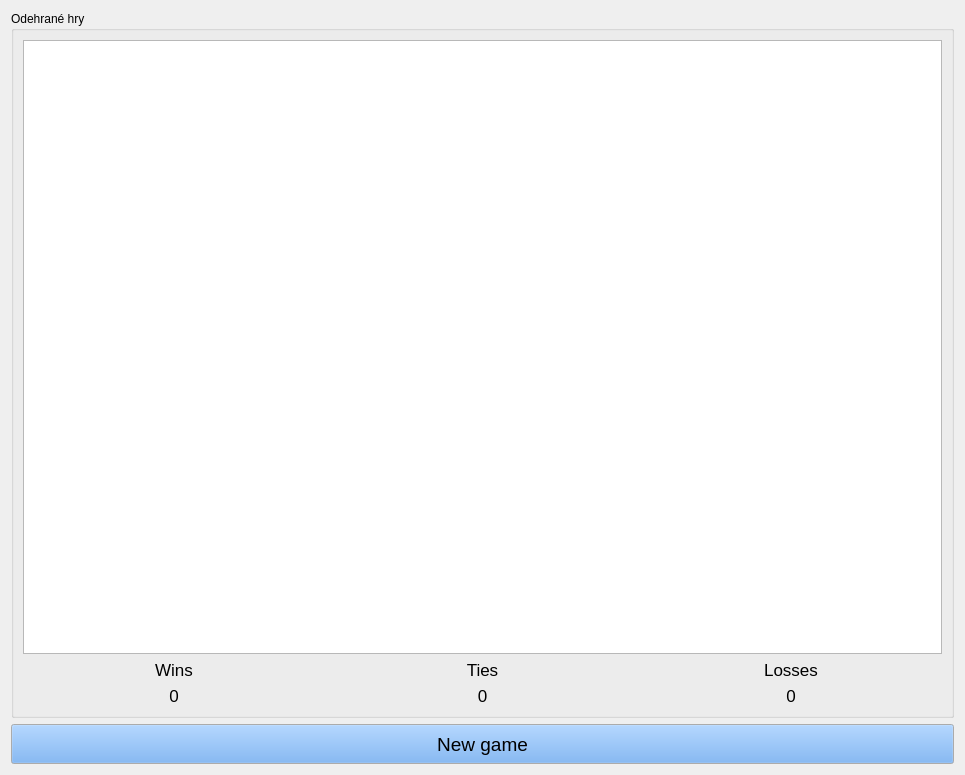
<?xml version="1.0" encoding="UTF-8"?>
<ui version="4.0">
 <class>OverviewView</class>
 <widget class="QWidget" name="OverviewView">
  <property name="geometry">
   <rect>
    <x>0</x>
    <y>0</y>
    <width>965</width>
    <height>775</height>
   </rect>
  </property>
  <property name="windowTitle">
   <string>Form</string>
  </property>
  <layout class="QVBoxLayout" name="verticalLayout_2">
   <item>
    <widget class="QGroupBox" name="groupBox">
     <property name="title">
      <string>Odehrané hry</string>
     </property>
     <layout class="QVBoxLayout" name="verticalLayout">
      <item>
       <widget class="QTableView" name="tableView">
        <property name="enabled">
         <bool>true</bool>
        </property>
       </widget>
      </item>
      <item>
       <layout class="QGridLayout" name="gridLayout">
        <item row="0" column="2">
         <widget class="QLabel" name="label">
          <property name="font">
           <font>
            <pointsize>13</pointsize>
            <bold>false</bold>
           </font>
          </property>
          <property name="text">
           <string>Losses</string>
          </property>
          <property name="alignment">
           <set>Qt::AlignCenter</set>
          </property>
         </widget>
        </item>
        <item row="0" column="0">
         <widget class="QLabel" name="label_2">
          <property name="font">
           <font>
            <pointsize>13</pointsize>
            <bold>false</bold>
           </font>
          </property>
          <property name="text">
           <string>Wins</string>
          </property>
          <property name="alignment">
           <set>Qt::AlignCenter</set>
          </property>
         </widget>
        </item>
        <item row="0" column="1">
         <widget class="QLabel" name="label_3">
          <property name="font">
           <font>
            <pointsize>13</pointsize>
            <bold>false</bold>
           </font>
          </property>
          <property name="text">
           <string>Ties</string>
          </property>
          <property name="alignment">
           <set>Qt::AlignCenter</set>
          </property>
         </widget>
        </item>
        <item row="1" column="0">
         <widget class="QLabel" name="label_4">
          <property name="font">
           <font>
            <pointsize>13</pointsize>
            <bold>false</bold>
           </font>
          </property>
          <property name="text">
           <string>0</string>
          </property>
          <property name="alignment">
           <set>Qt::AlignCenter</set>
          </property>
         </widget>
        </item>
        <item row="1" column="1">
         <widget class="QLabel" name="label_5">
          <property name="font">
           <font>
            <pointsize>13</pointsize>
            <bold>false</bold>
           </font>
          </property>
          <property name="text">
           <string>0</string>
          </property>
          <property name="alignment">
           <set>Qt::AlignCenter</set>
          </property>
         </widget>
        </item>
        <item row="1" column="2">
         <widget class="QLabel" name="label_6">
          <property name="font">
           <font>
            <pointsize>13</pointsize>
            <bold>false</bold>
           </font>
          </property>
          <property name="text">
           <string>0</string>
          </property>
          <property name="alignment">
           <set>Qt::AlignCenter</set>
          </property>
         </widget>
        </item>
       </layout>
      </item>
     </layout>
    </widget>
   </item>
   <item>
    <widget class="QPushButton" name="pushButton">
     <property name="minimumSize">
      <size>
       <width>50</width>
       <height>40</height>
      </size>
     </property>
     <property name="palette">
      <palette>
       <active>
        <colorrole role="WindowText">
         <brush brushstyle="SolidPattern">
          <color alpha="255">
           <red>36</red>
           <green>31</green>
           <blue>49</blue>
          </color>
         </brush>
        </colorrole>
        <colorrole role="Button">
         <brush brushstyle="SolidPattern">
          <color alpha="255">
           <red>98</red>
           <green>160</green>
           <blue>234</blue>
          </color>
         </brush>
        </colorrole>
       </active>
       <inactive>
        <colorrole role="WindowText">
         <brush brushstyle="SolidPattern">
          <color alpha="255">
           <red>36</red>
           <green>31</green>
           <blue>49</blue>
          </color>
         </brush>
        </colorrole>
        <colorrole role="Button">
         <brush brushstyle="SolidPattern">
          <color alpha="255">
           <red>98</red>
           <green>160</green>
           <blue>234</blue>
          </color>
         </brush>
        </colorrole>
       </inactive>
       <disabled>
        <colorrole role="WindowText">
         <brush brushstyle="SolidPattern">
          <color alpha="255">
           <red>190</red>
           <green>190</green>
           <blue>190</blue>
          </color>
         </brush>
        </colorrole>
        <colorrole role="Button">
         <brush brushstyle="SolidPattern">
          <color alpha="255">
           <red>98</red>
           <green>160</green>
           <blue>234</blue>
          </color>
         </brush>
        </colorrole>
       </disabled>
      </palette>
     </property>
     <property name="font">
      <font>
       <pointsize>14</pointsize>
       <bold>false</bold>
      </font>
     </property>
     <property name="cursor">
      <cursorShape>ArrowCursor</cursorShape>
     </property>
     <property name="text">
      <string>New game</string>
     </property>
     <property name="iconSize">
      <size>
       <width>16</width>
       <height>20</height>
      </size>
     </property>
    </widget>
   </item>
  </layout>
 </widget>
 <resources/>
 <connections>
  <connection>
   <sender>pushButton</sender>
   <signal>clicked()</signal>
   <receiver>OverviewView</receiver>
   <slot>newGameClicked()</slot>
   <hints>
    <hint type="sourcelabel">
     <x>474</x>
     <y>745</y>
    </hint>
    <hint type="destinationlabel">
     <x>514</x>
     <y>849</y>
    </hint>
   </hints>
  </connection>
 </connections>
 <slots>
  <slot>newGameClicked()</slot>
 </slots>
</ui>
